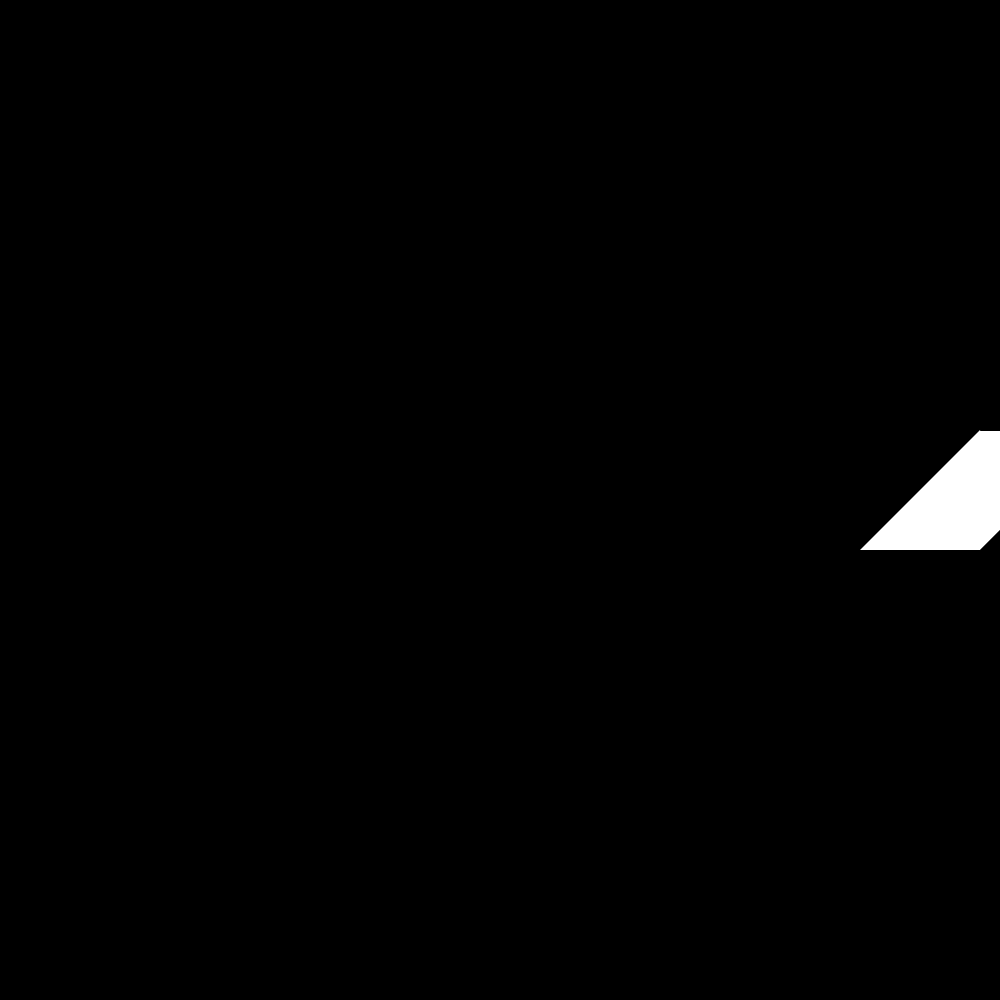
Frame 1 (no input)
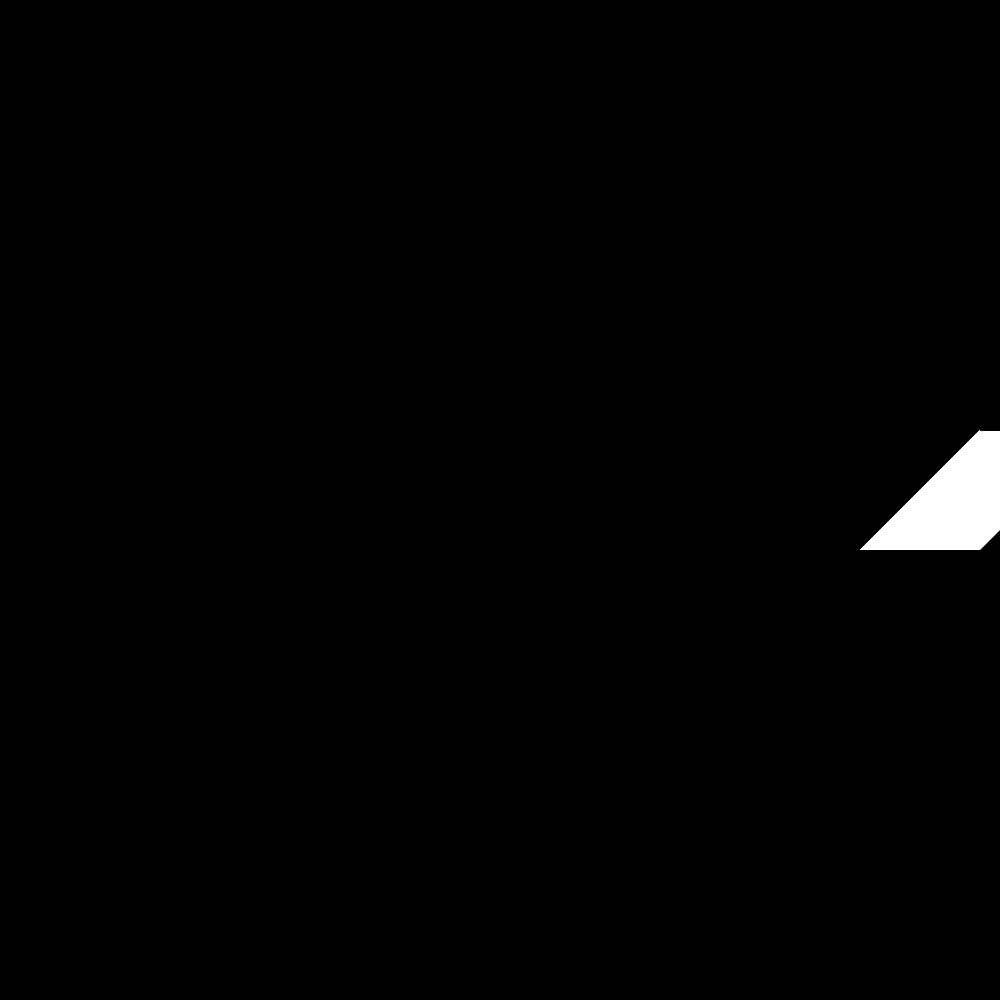
Frame 60 (the mouse pressed at the canvas centre just before this capture)
Frame 120 (the mouse held since frame 60 and released just before this capture): identical to frame 60, image omitted

The Processing sketch that drew these frames (run headless with seeded random() and noise(); from frame 60 on, the mouse is pressed at the canvas centre):

// Processing sketch: tanexample
// ── tanexample.pde
Tangram firstShape;
Tangram secondShape;


void setup() {
  size(1000, 1000);
  background(0);
  
  PVector position;
  position = new PVector(50,50);
  position.x = 100;
  
  firstShape = new Tangram("smallTriangle", new PVector(10,10), 30);
  secondShape = new Tangram("parallelogram", new PVector(200,200), 0);
  
}

void draw() {
  
  firstShape.display();
  secondShape.display();
  
  
  
  //smallTriangle();
  //mediumTriangle();
  //square();
  //smallTriangleTwo();
  //parallelogram();
  //largeTriangle();
  //largeTriangleTwo();
}

void smallTriangle() {
  fill(255, 0, 0);
  beginShape();
  vertex(260, 230);
  vertex(340, 150);
  vertex(420, 230);
  endShape();
}

void mediumTriangle() {
  fill(0, 255, 0);
  beginShape();
  vertex(620, 670);
  vertex(620, 510);
  vertex(460, 670);
  endShape();
}

void parallelogram() {
  fill(0, 0, 255);
  beginShape();
  vertex(780, 230);
  vertex(900, 230);
  vertex(780, 350);
  vertex(660, 350);
  endShape();
}

void smallTriangleTwo() {
  fill(255, 239, 4);
  beginShape();
  vertex(380, 590);
  vertex(460, 510);
  vertex(540, 590);
  endShape();
}

void square() {
  fill(24, 255, 248);
  beginShape();
  vertex(300, 230);
  vertex(420, 230);
  vertex(420, 350);
  vertex(300, 350);
  endShape();
}

void largeTriangle() {
  fill(197, 4, 255);
  beginShape();
  vertex(540, 590);
  vertex(540, 350);
  vertex(300, 350);
  endShape();
}

void largeTriangleTwo() {
  fill(255);
  beginShape();
  vertex(780, 350);
  vertex(540, 350);
  vertex(540, 590);
  endShape();
}

// ── Tangram.pde
class Tangram {

  PShape myShape;
  PVector position;
  float rotationDegrees;

  Tangram(String shapeName, PVector incPosition, float incRotation) {

    position = incPosition;
    rotationDegrees = incRotation;
    myShape = createShape();

    if (shapeName == "smallTriangle") {
      myShape.beginShape();
      myShape.vertex(260, 230);
      myShape.vertex(340, 150);
      myShape.vertex(420, 230);
      myShape.endShape();
    }
    if (shapeName == "bigTriangle") {
    }
    if (shapeName == "parallelogram") {
      myShape.beginShape();
      myShape.vertex(780, 230);
      myShape.vertex(900, 230);
      myShape.vertex(780, 350);
      myShape.vertex(660, 350);
      myShape.endShape();
    }
  }
  
  void display() {
    pushMatrix();
    rotate(rotationDegrees);
    shape(myShape, position.x, position.y);
    popMatrix();
  }
  
}
